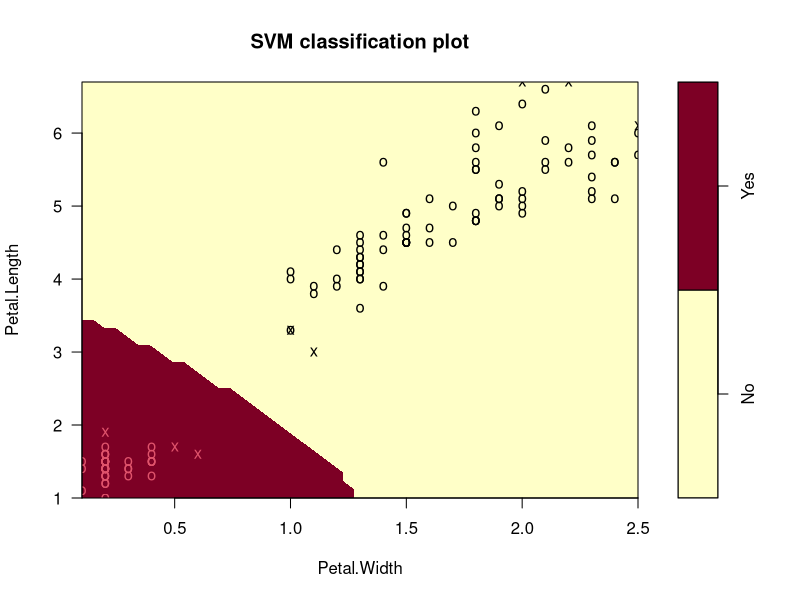

The R script that drew this image:
# Support Vector Machines are one of the
# other standard classification algorithms typically taught alongside
# trees/knn/logistic regression/neural nets, but absent from this folder.

# install.packages("caret")
# install.packages("kernlab")
library(caret)

df <- iris
df$is_setosa <- factor(ifelse(df$Species == "setosa", "Yes", "No"))
df$Species <- NULL

set.seed(1975)
indxTrain <- createDataPartition(y = df$is_setosa, p = 0.8, list = FALSE)
training <- df[indxTrain, ]
testing <- df[-indxTrain, ]

ctrl <- trainControl(method = "cv", number = 10)

# svmRadial fits an SVM with a radial (non-linear) kernel.
# C = cost of misclassifying points (controls the margin's flexibility)
# sigma = controls how far the influence of a single point reaches
grid <- expand.grid(C = c(0.5, 1, 2), sigma = c(0.05, 0.1, 0.2))

svmFit <- train(is_setosa ~ ., data = training, method = "svmRadial",
                 trControl = ctrl, tuneGrid = grid, preProcess = c("center", "scale"))

svmFit
svmPredictClass <- predict(svmFit, newdata = testing)
confusionMatrix(svmPredictClass, testing$is_setosa, positive = "Yes")

# --- chart: SVM decision boundary - the classic SVM visualization.
# This only works cleanly in 2 dimensions, so we fit a SEPARATE small
# model here using just two predictors purely to make the boundary
# visible; the model above (trained on all 4 predictors) is the one
# whose accuracy actually matters.
library(e1071)
svm_2d <- svm(is_setosa ~ Petal.Length + Petal.Width, data = training,
              kernel = "radial")
plot(svm_2d, training, Petal.Length ~ Petal.Width,
     main = "SVM Decision Boundary (Petal Length vs. Petal Width)")
